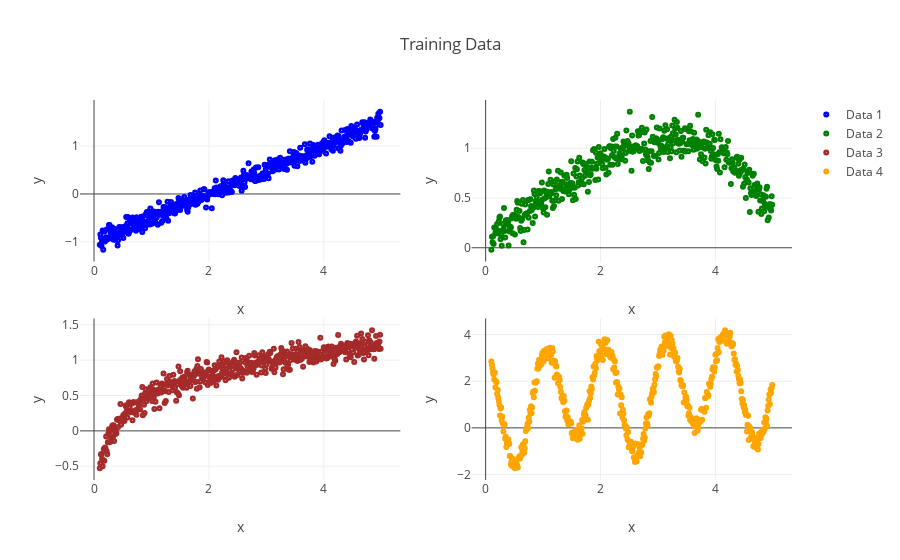

Here is the notebook cell this chart was saved with:
### Code cell
visualize_data(w=weights)

### Figure 1 — Plotly figure (JSON) as saved in the notebook; plotly's stock layout.template omitted (floating-point values rounded to 4 significant figures; data arrays with more than 128 entries replaced by an {"elided": "..."} marker saying what was removed)
{"data": [{"marker": {"color": "blue", "symbol": "circle-dot"}, "mode": "markers", "name": "Data 1", "type": "scatter", "x": {"elided": "490 float values"}, "xaxis": "x", "y": {"elided": "490 float values"}, "yaxis": "y"}, {"marker": {"color": "green", "symbol": "circle-dot"}, "mode": "markers", "name": "Data 2", "type": "scatter", "x": {"elided": "490 float values"}, "xaxis": "x2", "y": {"elided": "490 float values"}, "yaxis": "y2"}, {"marker": {"color": "brown", "symbol": "circle-dot"}, "mode": "markers", "name": "Data 3", "type": "scatter", "x": {"elided": "490 float values"}, "xaxis": "x3", "y": {"elided": "490 float values"}, "yaxis": "y3"}, {"marker": {"color": "orange", "symbol": "circle-dot"}, "mode": "markers", "name": "Data 4", "type": "scatter", "x": {"elided": "490 float values"}, "xaxis": "x4", "y": {"elided": "490 float values"}, "yaxis": "y4"}], "layout": {"autosize": true, "title": {"text": "Training Data"}, "xaxis": {"anchor": "y", "autorange": true, "domain": [0, 0.45], "range": [-0.2273, 5.317], "title": {"text": "x"}, "type": "linear"}, "xaxis2": {"anchor": "y2", "autorange": true, "domain": [0.55, 1], "range": [-0.2273, 5.317], "title": {"text": "x"}, "type": "linear"}, "xaxis3": {"anchor": "y3", "autorange": true, "domain": [0, 0.45], "range": [-0.2273, 5.317], "title": {"text": "x"}, "type": "linear"}, "xaxis4": {"anchor": "y4", "autorange": true, "domain": [0.55, 1], "range": [-0.2273, 5.317], "title": {"text": "x"}, "type": "linear"}, "yaxis": {"anchor": "x", "autorange": true, "domain": [0.575, 1], "range": [-1.385, 1.938], "title": {"text": "y"}, "type": "linear"}, "yaxis2": {"anchor": "x2", "autorange": true, "domain": [0.575, 1], "range": [-0.1265, 1.473], "title": {"text": "y"}, "type": "linear"}, "yaxis3": {"anchor": "x3", "autorange": true, "domain": [0, 0.425], "range": [-0.678, 1.573], "title": {"text": "y"}, "type": "linear"}, "yaxis4": {"anchor": "x4", "autorange": true, "domain": [0, 0.425], "range": [-2.185, 4.639], "title": {"text": "y"}, "type": "linear"}}}
